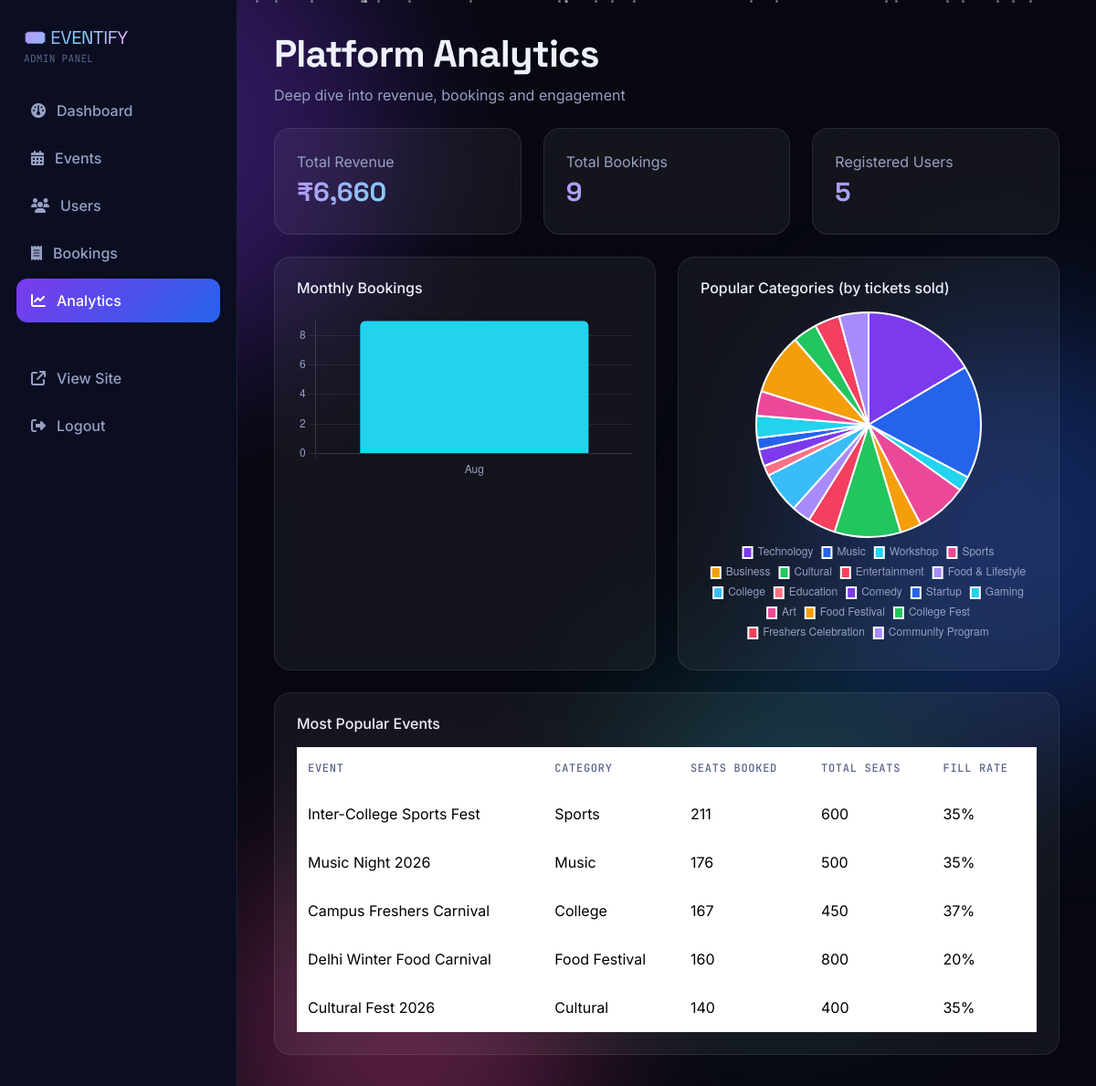
Page /admin/analytics (signed in) on the committed database.
### models.py (models this page shows, shortened)
class Event(db.Model):
    __tablename__ = "events"
    id = db.Column(db.Integer, primary_key=True)
    title = db.Column(db.String(160), nullable=False)
    description = db.Column(db.Text, nullable=False)
    category_id = db.Column(db.Integer, db.ForeignKey("categories.id"))
    location = db.Column(db.String(120), nullable=False)
    venue = db.Column(db.String(160), nullable=False)
    date = db.Column(db.Date, nullable=False)
    time = db.Column(db.String(20), nullable=False)
    organizer = db.Column(db.String(120), nullable=False)
    image = db.Column(db.String(300), nullable=False)
    total_seats = db.Column(db.Integer, default=100)
    booked_seats = db.Column(db.Integer, default=0)
    is_trending = db.Column(db.Boolean, default=False)
    created_at = db.Column(db.DateTime, default=lambda: datetime.now(timezone.utc))
    streaming_url = db.Column(db.String(400))
    ticket_types = db.relationship("TicketType", backref="event", lazy=True, cascade="all, delete-orphan")
    bookings = db.relationship("Booking", backref="event", lazy=True)
    @property
    def category(self):
        return self.category_ref.name if self.category_ref else "General"

class Category(db.Model):
    __tablename__ = "categories"
    id = db.Column(db.Integer, primary_key=True)
    name = db.Column(db.String(60), unique=True, nullable=False)
    icon = db.Column(db.String(60), default="fa-star")
    events = db.relationship("Event", backref="category_ref", lazy=True)

### app.py (the view)
@app.route("/admin/analytics")
@admin_required
def admin_analytics():
    events_list = Event.query.all()
    popular = sorted(events_list, key=lambda e: e.booked_seats, reverse=True)[:5]
    cat_counts = {}
    for e in events_list:
        cat_counts[e.category] = cat_counts.get(e.category, 0) + e.booked_seats
    bookings = Booking.query.filter_by(status="confirmed").all()
    month_revenue = {}
    month_bookings = {}
    for b in bookings:
        key = b.booking_date.strftime("%b")
        month_revenue[key] = month_revenue.get(key, 0) + b.total_amount
        month_bookings[key] = month_bookings.get(key, 0) + 1
    if not month_revenue:
        month_revenue = {"No data": 0}
        month_bookings = {"No data": 0}
    total_revenue = sum(b.total_amount for b in bookings)
    return render_template("admin/analytics.html", popular=popular, cat_labels=list(cat_counts.keys()),
                            cat_values=list(cat_counts.values()), month_labels=list(month_revenue.keys()),
                            month_revenue_values=list(month_revenue.values()),
                            month_booking_values=list(month_bookings.values()),
                            total_revenue=total_revenue, total_bookings=len(bookings),
                            user_count=User.query.filter_by(role="user").count())

### app.py (called while the page is built)
@login_manager.user_loader
def load_user(user_id):
    return db.session.get(User, int(user_id))

def admin_required(f):
    @wraps(f)
    def wrapper(*args, **kwargs):
        if not current_user.is_authenticated or not current_user.is_admin:
            flash("Admin access required.", "danger")
            return redirect(url_for("admin_login"))
        return f(*args, **kwargs)
    return wrapper

def get_todays_bookings(user):
    if not user or not user.is_authenticated or getattr(user, "is_admin", False):
        return []
    today = date.today()
    return (Booking.query.join(Event)
            .filter(Booking.user_id == user.id, Booking.status == "confirmed", Event.date == today)
            .all())

@app.context_processor
def inject_globals():
    celebrate_login = session.pop("celebrate_login", False)
    todays_bookings = get_todays_bookings(current_user) if current_user.is_authenticated else []
    return {
        "current_year": datetime.now(timezone.utc).year,
        "celebrate_login": celebrate_login,
        "todays_bookings": todays_bookings,
        "today": date.today(),
    }

### models.py (called while the page is built)
    @property
    def is_admin(self):
        return self.role == "admin"

### templates/admin/analytics.html (shortened to what this page needs)
{% extends "admin/admin_base.html" %}
{% block admin_content %}
<div class="mb-4" data-aos="fade-up">
  <h2 class="section-title">Platform Analytics</h2>
  <p class="text-dim">Deep dive into revenue, bookings and engagement</p>
</div>
<div class="row g-4 mb-4">
  <div class="col-md-4" data-aos="fade-up">
    <div class="glass-card p-4">
      <span class="text-dim">Total Revenue</span>
      <div class="stat-number" style="font-size:1.8rem;">₹{{ '{:,.0f}'.format(total_revenue) }}</div>
    </div>
  </div>
  <div class="col-md-4" data-aos="fade-up" data-aos-delay="60">
    <div class="glass-card p-4">
      <span class="text-dim">Total Bookings</span>
      <div class="stat-number" style="font-size:1.8rem;">{{ total_bookings }}</div>
    </div>
  </div>
  <div class="col-md-4" data-aos="fade-up" data-aos-delay="120">
    <div class="glass-card p-4">
      <span class="text-dim">Registered Users</span>
      <div class="stat-number" style="font-size:1.8rem;">{{ user_count }}</div>
    </div>
  </div>
</div>
<div class="row g-4 mb-4">
  <div class="col-lg-6">
    <div class="glass-card p-4 h-100" data-aos="fade-up">
      <h6 class="mb-3">Monthly Bookings</h6>
      <canvas id="bookingsMonthChart" height="150"></canvas>
    </div>
  </div>
  <div class="col-lg-6">
    <div class="glass-card p-4 h-100" data-aos="fade-up">
      <h6 class="mb-3">Popular Categories (by tickets sold)</h6>
      <canvas id="popCatChart" height="150"></canvas>
    </div>
  </div>
</div>
<div class="glass-card p-4" data-aos="fade-up">
  <h6 class="mb-3">Most Popular Events</h6>
  <div class="table-responsive">
    <table class="table table-glass mb-0">
      <thead><tr><th>Event</th><th>Category</th><th>Seats Booked</th><th>Total Seats</th><th>Fill Rate</th></tr></thead>
      <tbody>
        {% for e in popular %}
        <tr>
          <td>{{ e.title }}</td>
          <td>{{ e.category }}</td>
          <td>{{ e.booked_seats }}</td>
          <td>{{ e.total_seats }}</td>
          <td>{{ "%.0f"|format((e.booked_seats / e.total_seats * 100) if e.total_seats else 0) }}%</td>
        </tr>
        {% endfor %}
      </tbody>
    </table>
  </div>
</div>
{% endblock %}
{% block extra_js %}
<script>
Chart.defaults.color = '#97a0c3';
Chart.defaults.borderColor = 'rgba(255,255,255,0.08)';
new Chart(document.getElementById('bookingsMonthChart'), {
  type: 'bar',
  data: { labels: {{ month_labels|tojson }}, datasets: [{ label: 'Bookings', data: {{ month_booking_values|tojson }}, backgroundColor: '#22d3ee', borderRadius: 6 }] },
  options: { plugins: { legend: { display: false } } }
});
new Chart(document.getElementById('popCatChart'), {
  type: 'pie',
  data: { labels: {{ cat_labels|tojson }}, datasets: [{ data: {{ cat_values|tojson }}, backgroundColor: ['#7c3aed','#2563eb','#22d3ee','#ec4899','#f59e0b','#22c55e','#f43f5e','#a78bfa','#38bdf8','#fb7185'] }] },
  options: { plugins: { legend: { position: 'bottom', labels: { boxWidth: 10 } } } }
});
</script>
{% endblock %}

### static/css/style.css (style rules this page uses)
:root { --void: #06070f; --navy: #0b0e21; --navy-2: #10142c; --purple: #7c3aed; --blue: #2563eb; --cyan: #22d3ee; --pink: #ec4899; --glass: rgba(255, 255, 255, 0.055); --glass-strong: rgba(255, 255, 255, 0.09); --border: rgba(255, 255, 255, 0.09); --border-glow: rgba(124, 92, 237, 0.45); --text: #eef1fb; --text-dim: #97a0c3; --text-faint: #5b6389; --success: #22c55e; --danger: #f43f5e; --warning: #f59e0b; --grad-primary: linear-gradient(135deg, var(--purple), var(--blue)); --grad-warm: linear-gradient(135deg, var(--pink), var(--purple)); --grad-cool: linear-gradient(135deg, var(--blue), var(--cyan)); --grad-text: linear-gradient(120deg, #b794f6, #7dd3fc, #f0abfc); --radius-lg: 26px; --radius-md: 18px; --radius-sm: 12px; --font-display: "Space Grotesk", sans-serif; --font-body: "Inter", sans-serif; --font-mono: "JetBrains Mono", monospace; }
* { box-sizing: border-box; }
html { scroll-behavior: smooth; }
body { background: var(--void); color: var(--text); font-family: var(--font-body); overflow-x: hidden; position: relative; }
h1, h2, h3, h4, h5, .display-font { font-family: var(--font-display); letter-spacing: -0.02em; }
.text-dim { color: var(--text-dim); }
.glass-card { background: var(--glass); backdrop-filter: blur(16px); -webkit-backdrop-filter: blur(16px); border: 1px solid var(--border); border-radius: var(--radius-md); transition: transform .4s cubic-bezier(.2,.8,.2,1), box-shadow .4s ease, border-color .4s ease; }
.stat-number { font-family: var(--font-display); font-size: clamp(2rem, 4vw, 3rem); font-weight: 700; background: var(--grad-text); -webkit-background-clip: text; background-clip: text; color: transparent; }
.section-title { font-size: clamp(1.8rem, 3.5vw, 2.6rem); font-weight: 700; }
.table-glass { color: var(--text); }
.table-glass thead th { border-bottom: 1px solid var(--border); color: var(--text-faint); font-family: var(--font-mono); font-size: 0.75rem; text-transform: uppercase; letter-spacing: 0.06em; font-weight: 500; padding: 14px 12px; }
.table-glass tbody td { border-bottom: 1px solid var(--border); padding: 14px 12px; vertical-align: middle; }
.table-glass tbody tr { transition: background .2s ease; }

### rows in the picture
Event: title "Inter-College Sports Fest", category "Sports", booked_seats "211", total_seats "600", total_seats+booked_seats "35"
Event: title "Music Night 2026", category "Music", booked_seats "176", total_seats "500", total_seats+booked_seats "35"
Event: title "Campus Freshers Carnival", category "College", booked_seats "167", total_seats "450", total_seats+booked_seats "37"
Event: title "Delhi Winter Food Carnival", category "Food Festival", booked_seats "160", total_seats "800", total_seats+booked_seats "20"
Event: title "Cultural Fest 2026", category "Cultural", booked_seats "140", total_seats "400", total_seats+booked_seats "35"

### other values in the picture
chart data {{ month_labels|tojson }} ["Aug"]
chart data {{ month_booking_values|tojson }} [9]
chart data {{ cat_values|tojson }} [467, 462, 60, 211, 87, 270, 114, 77, 167, 42, 69, 48, 90, 100, 250, 100, 102, 120]
